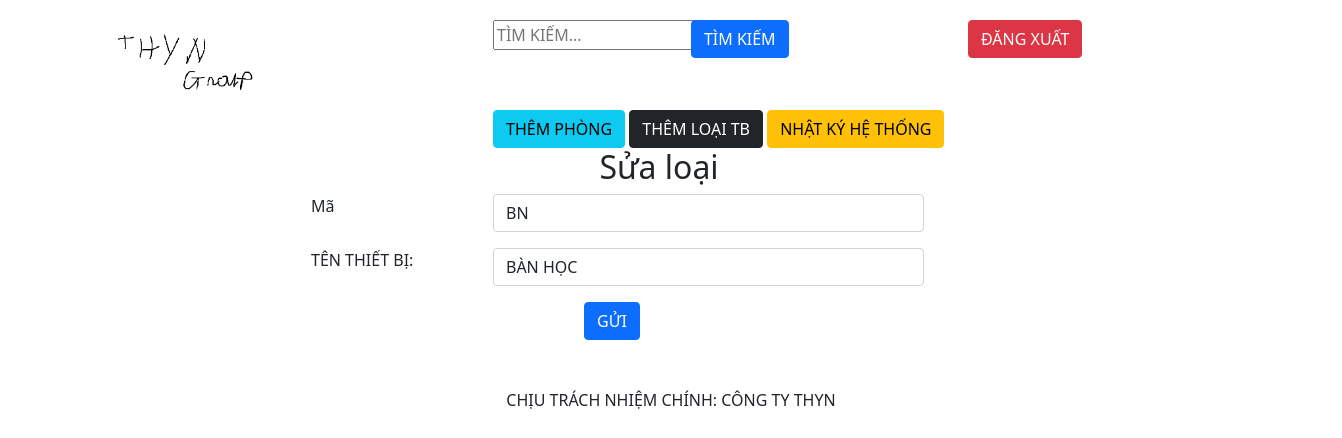
Page /index.php?quanly=sualoai&id_loai=BN (signed in) on the earlier database version.
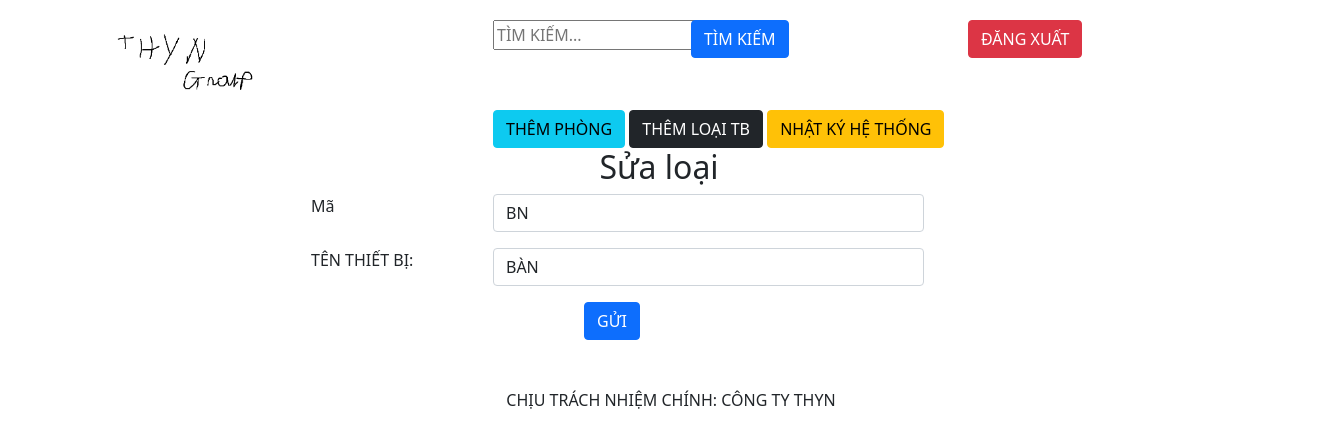
Same page on the later database version.
### tables this page shows
CREATE TABLE `loai_tb` (
  `id_Loai` varchar(10) NOT NULL,
  `tenloai_tb` varchar(100) NOT NULL
);

### src/pages/modules/sualoai.php (the view, shortened to what this page needs)
<?php
    $id_Loai = $_GET['id_loai'];
    if($_SERVER['REQUEST_METHOD'] === 'GET'){
        $sql_loai = "SELECT * FROM loai_tb WHERE id_Loai = '".$id_Loai."'";
        $query_loai = mysqli_query($mysqli, $sql_loai);
        $row_loai = mysqli_fetch_array($query_loai);
    }
?>
<h2>Sửa loại</h2>
<div class="row offset-2 mb-3">
<form method="post" id="sualoai">
    <div class="form-group row mb-3">
        <label for="ma" class="col-2" >Mã</label>
        <div class="col-5"> <input id="ma" class="form-control" type="text" name="id_Loai" value="<?php echo $row_loai['id_Loai'] ?>"></div>
    </div>
    <div class="form-group row mb-3">
        <label for="ten" class="col-2" >TÊN THIẾT BỊ:</label>
        <div class="col-5"> <input id="ten" class="form-control" type="text" name="ten_tb" value="<?php echo $row_loai['tenloai_tb'] ?>"></div>
    </div>
    <div class="row mb-3">
        <div class="col offset-3">
            <button class="btn btn-primary" type="submit">GỬI</button>
        </div>
    </div>
</form>
</div>

Differences in the rows shown:
changed loai_tb "BN": ten_tb "BÀN HỌC" → "BÀN"
